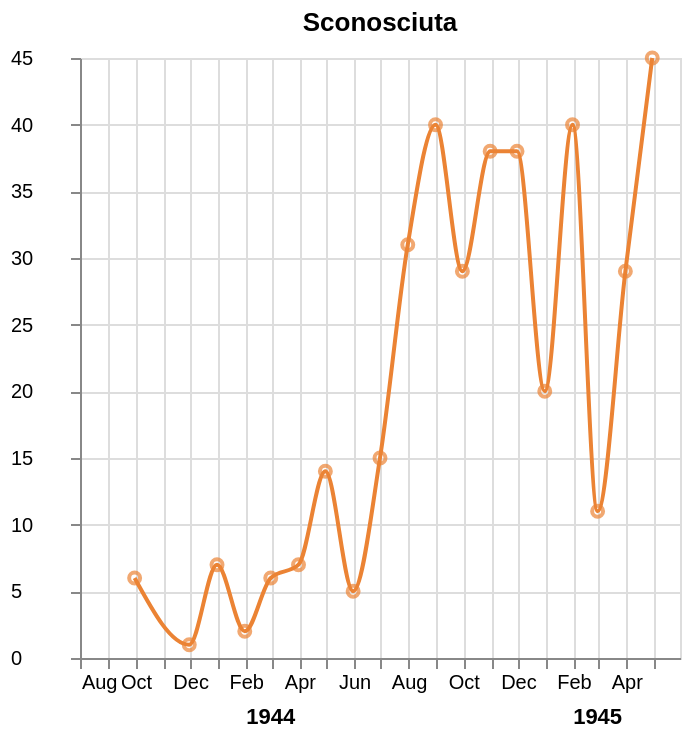

Describe this chart as a Vega-Lite specification.
### Vega-Lite specification from a JSON file in a GitHub repository (floating-point values rounded to 4 significant figures)
{"config": {"view": {"continuousWidth": 300, "continuousHeight": 300}, "axisY": {"labelAlign": "left", "labelPadding": 30}}, "layer": [{"mark": {"type": "line", "color": "#eb8334", "interpolate": "monotone"}, "encoding": {"x": {"axis": {"format": "%b", "labelFontWeight": "normal", "tickCount": "month"}, "field": "datainizio", "scale": {"domain": ["1943-07-31T00:00:00", "1945-05-31T00:00:00"]}, "title": null, "type": "temporal"}, "y": {"axis": {"labelBound": 300}, "field": "vittimetot", "title": null, "type": "quantitative"}}}, {"mark": {"type": "point", "color": "#eb8334", "tooltip": true}, "encoding": {"x": {"axis": {"format": "%b", "labelFontWeight": "normal", "tickCount": "month"}, "field": "datainizio", "scale": {"domain": ["1943-07-31T00:00:00", "1945-05-31T00:00:00"]}, "title": null, "type": "temporal"}, "y": {"field": "vittimetot", "title": null, "type": "quantitative"}}}, {"mark": {"type": "text", "align": "center", "fontWeight": "bold"}, "encoding": {"text": {"field": "datainizio", "timeUnit": "year", "type": "temporal"}, "x": {"field": "datainizio", "scale": {"domain": ["1943-07-31T00:00:00", "1945-05-31T00:00:00"]}, "title": null, "type": "temporal"}, "y": {"value": 330}}, "transform": [{"filter": "month(datum.datainizio) == 1"}]}], "data": {"name": "data-a03286580eea29d9cffeb5b99bcdca99"}, "height": 300, "title": "Sconosciuta", "width": "container", "$schema": "https://vega.github.io/schema/vega-lite/v5.17.0.json", "datasets": {"data-a03286580eea29d9cffeb5b99bcdca99": [{"matrice_strage": "Sconosciuta", "datainizio": "1943-09-30T00:00:00", "id_strage": 10876, "grande_strage": 0.0, "id_comune": 12068, "vittimetot": 6, "vittimeutot": 6.0, "vittimeubambini": 0.0, "vittimeuragazzi": 0.0, "vittimeuadulti": 5.0, "vittimeuanziani": 1.0, "vittimeusenzainfo": 0.0, "vittimedtot": 0.0, "vittimedbambine": 0.0, "vittimedragazze": 0.0, "vittimedadulte": 0.0, "vittimedanziane": 0.0, "vittimedsenzainfo": 0.0, "vittimeignote": 0.0, "id_regione": 24.0, "lng": 43.55}, {"matrice_strage": "Sconosciuta", "datainizio": "1943-11-30T00:00:00", "id_strage": 1947, "grande_strage": 0.0, "id_comune": 2355, "vittimetot": 1, "vittimeutot": 1.0, "vittimeubambini": 0.0, "vittimeuragazzi": 0.0, "vittimeuadulti": 1.0, "vittimeuanziani": 0.0, "vittimeusenzainfo": 0.0, "vittimedtot": 0.0, "vittimedbambine": 0.0, "vittimedragazze": 0.0, "vittimedadulte": 0.0, "vittimedanziane": 0.0, "vittimedsenzainfo": 0.0, "vittimeignote": 0.0, "id_regione": 3.0, "lng": 9.018}, {"matrice_strage": "Sconosciuta", "datainizio": "1943-12-31T00:00:00", "id_strage": 7217, "grande_strage": 0.0, "id_comune": 4510, "vittimetot": 7, "vittimeutot": 7.0, "vittimeubambini": 0.0, "vittimeuragazzi": 0.0, "vittimeuadulti": 6.0, "vittimeuanziani": 1.0, "vittimeusenzainfo": 0.0, "vittimedtot": 0.0, "vittimedbambine": 0.0, "vittimedragazze": 0.0, "vittimedadulte": 0.0, "vittimedanziane": 0.0, "vittimedsenzainfo": 0.0, "vittimeignote": 0.0, "id_regione": 7.0, "lng": 27.13}, {"matrice_strage": "Sconosciuta", "datainizio": "1944-01-31T00:00:00", "id_strage": 1674, "grande_strage": 0.0, "id_comune": 1799, "vittimetot": 2, "vittimeutot": 2.0, "vittimeubambini": 0.0, "vittimeuragazzi": 0.0, "vittimeuadulti": 2.0, "vittimeuanziani": 0.0, "vittimeusenzainfo": 0.0, "vittimedtot": 0.0, "vittimedbambine": 0.0, "vittimedragazze": 0.0, "vittimedadulte": 0.0, "vittimedanziane": 0.0, "vittimedsenzainfo": 0.0, "vittimeignote": 0.0, "id_regione": 3.0, "lng": 9.212}, {"matrice_strage": "Sconosciuta", "datainizio": "1944-02-29T00:00:00", "id_strage": 7706, "grande_strage": 0.0, "id_comune": 10883, "vittimetot": 6, "vittimeutot": 6.0, "vittimeubambini": 0.0, "vittimeuragazzi": 1.0, "vittimeuadulti": 4.0, "vittimeuanziani": 1.0, "vittimeusenzainfo": 0.0, "vittimedtot": 0.0, "vittimedbambine": 0.0, "vittimedragazze": 0.0, "vittimedadulte": 0.0, "vittimedanziane": 0.0, "vittimedsenzainfo": 0.0, "vittimeignote": 0.0, "id_regione": 23.0, "lng": 40.94}, {"matrice_strage": "Sconosciuta", "datainizio": "1944-03-31T00:00:00", "id_strage": 17617, "grande_strage": 0.0, "id_comune": 22767, "vittimetot": 7, "vittimeutot": 6.0, "vittimeubambini": 0.0, "vittimeuragazzi": 0.0, "vittimeuadulti": 5.0, "vittimeuanziani": 0.0, "vittimeusenzainfo": 1.0, "vittimedtot": 1.0, "vittimedbambine": 0.0, "vittimedragazze": 0.0, "vittimedadulte": 0.0, "vittimedanziane": 0.0, "vittimedsenzainfo": 1.0, "vittimeignote": 0.0, "id_regione": 51.0, "lng": 76.51}, {"matrice_strage": "Sconosciuta", "datainizio": "1944-04-30T00:00:00", "id_strage": 25745, "grande_strage": 0.0, "id_comune": 39007, "vittimetot": 14, "vittimeutot": 11.0, "vittimeubambini": 0.0, "vittimeuragazzi": 0.0, "vittimeuadulti": 10.0, "vittimeuanziani": 0.0, "vittimeusenzainfo": 1.0, "vittimedtot": 3.0, "vittimedbambine": 0.0, "vittimedragazze": 0.0, "vittimedadulte": 3.0, "vittimedanziane": 0.0, "vittimedsenzainfo": 0.0, "vittimeignote": 0.0, "id_regione": 53.0, "lng": 88.73}, {"matrice_strage": "Sconosciuta", "datainizio": "1944-05-31T00:00:00", "id_strage": 13096, "grande_strage": 0.0, "id_comune": 20265, "vittimetot": 5, "vittimeutot": 5.0, "vittimeubambini": 0.0, "vittimeuragazzi": 0.0, "vittimeuadulti": 4.0, "vittimeuanziani": 0.0, "vittimeusenzainfo": 1.0, "vittimedtot": 0.0, "vittimedbambine": 0.0, "vittimedragazze": 0.0, "vittimedadulte": 0.0, "vittimedanziane": 0.0, "vittimedsenzainfo": 0.0, "vittimeignote": 0.0, "id_regione": 30.0, "lng": 49.25}, {"matrice_strage": "Sconosciuta", "datainizio": "1944-06-30T00:00:00", "id_strage": 25412, "grande_strage": 0.0, "id_comune": 49731, "vittimetot": 15, "vittimeutot": 14.0, "vittimeubambini": 0.0, "vittimeuragazzi": 0.0, "vittimeuadulti": 12.0, "vittimeuanziani": 0.0, "vittimeusenzainfo": 2.0, "vittimedtot": 1.0, "vittimedbambine": 0.0, "vittimedragazze": 0.0, "vittimedadulte": 0.0, "vittimedanziane": 0.0, "vittimedsenzainfo": 1.0, "vittimeignote": 0.0, "id_regione": 62.0, "lng": 114.5}, {"matrice_strage": "Sconosciuta", "datainizio": "1944-07-31T00:00:00", "id_strage": 67690, "grande_strage": 0.0, "id_comune": 54757, "vittimetot": 31, "vittimeutot": 31.0, "vittimeubambini": 0.0, "vittimeuragazzi": 0.0, "vittimeuadulti": 28.0, "vittimeuanziani": 2.0, "vittimeusenzainfo": 1.0, "vittimedtot": 0.0, "vittimedbambine": 0.0, "vittimedragazze": 0.0, "vittimedadulte": 0.0, "vittimedanziane": 0.0, "vittimedsenzainfo": 0.0, "vittimeignote": 0.0, "id_regione": 110.0, "lng": 174.0}, {"matrice_strage": "Sconosciuta", "datainizio": "1944-08-31T00:00:00", "id_strage": 31089, "grande_strage": 0.0, "id_comune": 32684, "vittimetot": 40, "vittimeutot": 39.0, "vittimeubambini": 0.0, "vittimeuragazzi": 1.0, "vittimeuadulti": 38.0, "vittimeuanziani": 0.0, "vittimeusenzainfo": 0.0, "vittimedtot": 1.0, "vittimedbambine": 0.0, "vittimedragazze": 0.0, "vittimedadulte": 1.0, "vittimedanziane": 0.0, "vittimedsenzainfo": 0.0, "vittimeignote": 0.0, "id_regione": 50.0, "lng": 94.71}, {"matrice_strage": "Sconosciuta", "datainizio": "1944-09-30T00:00:00", "id_strage": 44915, "grande_strage": 0.0, "id_comune": 43903, "vittimetot": 29, "vittimeutot": 23.0, "vittimeubambini": 1.0, "vittimeuragazzi": 0.0, "vittimeuadulti": 17.0, "vittimeuanziani": 5.0, "vittimeusenzainfo": 0.0, "vittimedtot": 6.0, "vittimedbambine": 0.0, "vittimedragazze": 0.0, "vittimedadulte": 2.0, "vittimedanziane": 4.0, "vittimedsenzainfo": 0.0, "vittimeignote": 0.0, "id_regione": 81.0, "lng": 105.2}, {"matrice_strage": "Sconosciuta", "datainizio": "1944-10-31T00:00:00", "id_strage": 75313, "grande_strage": 0.0, "id_comune": 79499, "vittimetot": 38, "vittimeutot": 33.0, "vittimeubambini": 0.0, "vittimeuragazzi": 2.0, "vittimeuadulti": 27.0, "vittimeuanziani": 2.0, "vittimeusenzainfo": 3.0, "vittimedtot": 2.0, "vittimedbambine": 0.0, "vittimedragazze": 0.0, "vittimedadulte": 2.0, "vittimedanziane": 0.0, "vittimedsenzainfo": 0.0, "vittimeignote": 2.0, "id_regione": 128.0, "lng": 220.0}, {"matrice_strage": "Sconosciuta", "datainizio": "1944-11-30T00:00:00", "id_strage": 61304, "grande_strage": 0.0, "id_comune": 57174, "vittimetot": 38, "vittimeutot": 37.0, "vittimeubambini": 0.0, "vittimeuragazzi": 0.0, "vittimeuadulti": 37.0, "vittimeuanziani": 0.0, "vittimeusenzainfo": 0.0, "vittimedtot": 1.0, "vittimedbambine": 0.0, "vittimedragazze": 0.0, "vittimedadulte": 1.0, "vittimedanziane": 0.0, "vittimedsenzainfo": 0.0, "vittimeignote": 0.0, "id_regione": 101.0, "lng": 178.4}, {"matrice_strage": "Sconosciuta", "datainizio": "1944-12-31T00:00:00", "id_strage": 34885, "grande_strage": 0.0, "id_comune": 32087, "vittimetot": 20, "vittimeutot": 19.0, "vittimeubambini": 0.0, "vittimeuragazzi": 1.0, "vittimeuadulti": 16.0, "vittimeuanziani": 0.0, "vittimeusenzainfo": 2.0, "vittimedtot": 0.0, "vittimedbambine": 0.0, "vittimedragazze": 0.0, "vittimedadulte": 0.0, "vittimedanziane": 0.0, "vittimedsenzainfo": 0.0, "vittimeignote": 1.0, "id_regione": 58.0, "lng": 98.6}, {"matrice_strage": "Sconosciuta", "datainizio": "1945-01-31T00:00:00", "id_strage": 36297, "grande_strage": 0.0, "id_comune": 30568, "vittimetot": 40, "vittimeutot": 38.0, "vittimeubambini": 0.0, "vittimeuragazzi": 0.0, "vittimeuadulti": 39.0, "vittimeuanziani": 0.0, "vittimeusenzainfo": 0.0, "vittimedtot": 1.0, "vittimedbambine": 0.0, "vittimedragazze": 0.0, "vittimedadulte": 1.0, "vittimedanziane": 0.0, "vittimedsenzainfo": 0.0, "vittimeignote": 0.0, "id_regione": 62.0, "lng": 90.0}, {"matrice_strage": "Sconosciuta", "datainizio": "1945-02-28T00:00:00", "id_strage": 20596, "grande_strage": 0.0, "id_comune": 25556, "vittimetot": 11, "vittimeutot": 11.0, "vittimeubambini": 0.0, "vittimeuragazzi": 1.0, "vittimeuadulti": 9.0, "vittimeuanziani": 1.0, "vittimeusenzainfo": 0.0, "vittimedtot": 0.0, "vittimedbambine": 0.0, "vittimedragazze": 0.0, "vittimedadulte": 0.0, "vittimedanziane": 0.0, "vittimedsenzainfo": 0.0, "vittimeignote": 0.0, "id_regione": 38.0, "lng": 77.61}, {"matrice_strage": "Sconosciuta", "datainizio": "1945-03-31T00:00:00", "id_strage": 44338, "grande_strage": 0.0, "id_comune": 50961, "vittimetot": 29, "vittimeutot": 27.0, "vittimeubambini": 0.0, "vittimeuragazzi": 1.0, "vittimeuadulti": 24.0, "vittimeuanziani": 0.0, "vittimeusenzainfo": 2.0, "vittimedtot": 2.0, "vittimedbambine": 0.0, "vittimedragazze": 0.0, "vittimedadulte": 1.0, "vittimedanziane": 0.0, "vittimedsenzainfo": 1.0, "vittimeignote": 0.0, "id_regione": 77.0, "lng": 147.6}, {"matrice_strage": "Sconosciuta", "datainizio": "1945-04-30T00:00:00", "id_strage": 113389, "grande_strage": 0.0, "id_comune": 82969, "vittimetot": 45, "vittimeutot": 41.0, "vittimeubambini": 0.0, "vittimeuragazzi": 1.0, "vittimeuadulti": 38.0, "vittimeuanziani": 1.0, "vittimeusenzainfo": 1.0, "vittimedtot": 2.0, "vittimedbambine": 0.0, "vittimedragazze": 0.0, "vittimedadulte": 2.0, "vittimedanziane": 0.0, "vittimedsenzainfo": 0.0, "vittimeignote": 0.0, "id_regione": 162.0, "lng": 275.9}]}}
